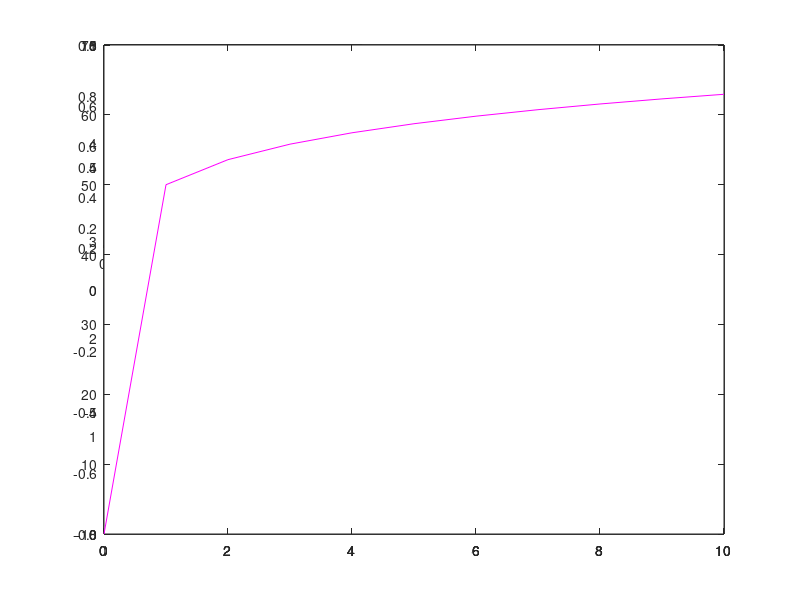

This chart was generated by the following MATLAB code: (Note: this script raises an error after producing the figure.)
close all; clear all; clc
% -----------------  Datos a graficar
x = [0:10];

y1 = rand(length(x),1);
y2 = 5*rand(length(x),1);
y3 = 0.6*sin(x);
y4 = 10*cos(x);
y5 = 50*x.^0.1;

% ------------------- Figura
f1 = figure(1);
s(1) = subplot(2,2,[1]); % Genero el axes, correspondiente al tamaño que queremos
% Este se puede modificar cambiando s(1).Position 
% Creo los axes para cada plot que sobrepondré, es este caso son 5
for ii = 2:5
    s(ii) = axes;
end

% -------------------- Grafico (el color que le asigne a cada plot, automáticamente se pondrá en el eje vertical)  
P(1) = plot(s(1),x,y1,'k');
P(2)  = plot(s(2),x,y2,'r');
P(3)=plot(s(3),x,y3,'b');
P(4) = plot(s(4),x,y4,'g');
P(5) = plot(s(5),x,y5,'m');

% Le quito el color a los axis, y le digo que los quiero a la derecha (o donde se quiera, habría que modificarlo)
for ii = 2:5   
    s(ii).Position = s(1).Position;
    s(ii).YAxisLocation = 'right';
    s(ii).XAxis.Color ='none';
    s(ii).YAxis.Color ='none';
    s(ii).Color = 'none';    
end

% Copio información de los ejes, y coloco los nuevos con un delta en x
s1(1) =s(1);
delta = 0.05;
cnt = 0;
for ii = 2:5
    s1(ii) = axes;
    s1(ii).YLim = s(ii).YLim;
    s1(ii).YTick = s(ii).YTick;
    s1(ii).YAxisLocation = s(ii).YAxisLocation;
    s1(ii).Color = 'none';
    s1(ii).Position = s(ii).Position;
    s1(ii).XAxis.Color ='none';
    s1(ii).YAxis.Color = P(ii).Color;
    s1(ii).Position(3) = s1(ii).Position(3) +cnt*delta;
    cnt = cnt+1;
end
% Las etiquetas y lo que se quiera, se pone con respecto a s1